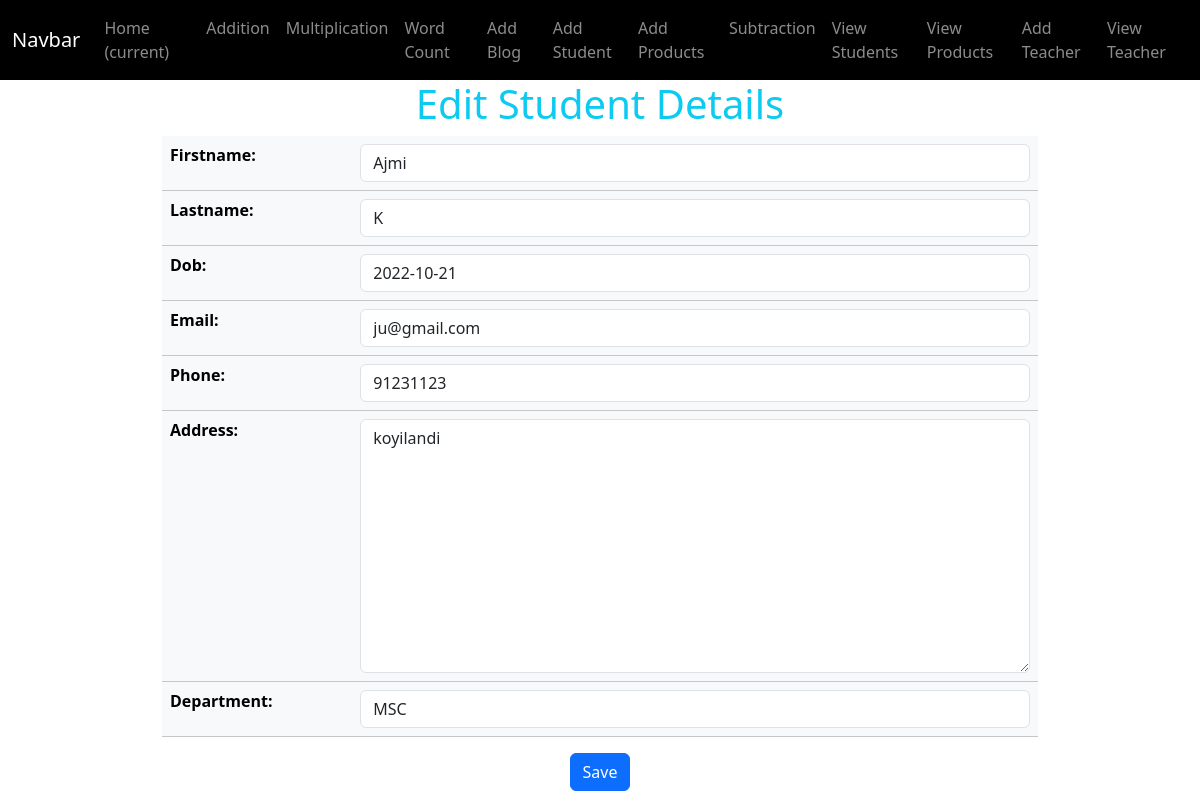
Screenshot of /user/stud_edit/6 with the database file from the repository.
### user/models.py (models this page shows, shortened)
class StudentModel(models.Model):
    firstname = models.CharField(max_length=100)
    lastname = models.CharField(max_length=100)
    dob = models.DateField()
    email = models.EmailField(max_length=100,unique = True)
    phone = models.IntegerField()
    address = models.CharField(max_length=200)
    department = models.CharField(max_length=100)

### user/views.py (the view, shortened to what this page needs)
# urls.py: path('stud_edit/<int:id>',StudEdit.as_view(),name="studEdit"),
class StudEdit(View):
    def get(self,request,id):
        studmodel = StudentModel.objects.get(id=id)
        stud = StudentForm(initial={"firstname":studmodel.firstname,"lastname":studmodel.lastname,"dob":studmodel.dob,"email":studmodel.email,"phone":studmodel.phone,"address":studmodel.address,"department":studmodel.department})
        return render(request,"studentedit.html",{"form":stud})

### user/form.py
class StudentForm(forms.Form):
    firstname = forms.CharField(max_length=100,widget=forms.TextInput(attrs={"class":"form-control","placeholder":"Enter your First name"}))
    lastname = forms.CharField(max_length=100,widget=forms.TextInput(attrs={"class":"form-control","placeholder":"Enter your last name"}))
    dob = forms.DateField(widget=forms.DateInput(attrs={"class":"form-control","placeholder":"Enter your date of birth"}))
    email = forms.EmailField(max_length=100,widget=forms.EmailInput(attrs={"class":"form-control","placeholder":"Enter your email"}))
    phone = forms.IntegerField(widget=forms.NumberInput(attrs={"class":"form-control","placeholder":"Enter your phone number"}))
    address = forms.CharField(max_length=200,widget=forms.Textarea(attrs={"class":"form-control","placeholder":"Enter your address"}))
    department = forms.CharField(max_length=100,widget=forms.TextInput(attrs={"class":"form-control","placeholder":"Enter your department"}))

### user/templates/studentedit.html (shortened to what this page needs)
{% extends "navbar.html" %}
{% block dash %}
<h1 class="text-center text-info">Edit Student Details</h1>
<div class="text-center container w-75">
    <form action="" method="post">
        <table class="table table-light p-5">
            {{form.as_table}}
        </table>
        <button type="submit" class="btn btn-primary">Save</button>
    </form>
</div>
{% endblock dash %}

### rows the page displays
StudentModel: firstname "Ajmi", lastname "K", dob "2022-10-21", email "ju@gmail.com", phone "91231123", address "koyilandi", department "MSC"
